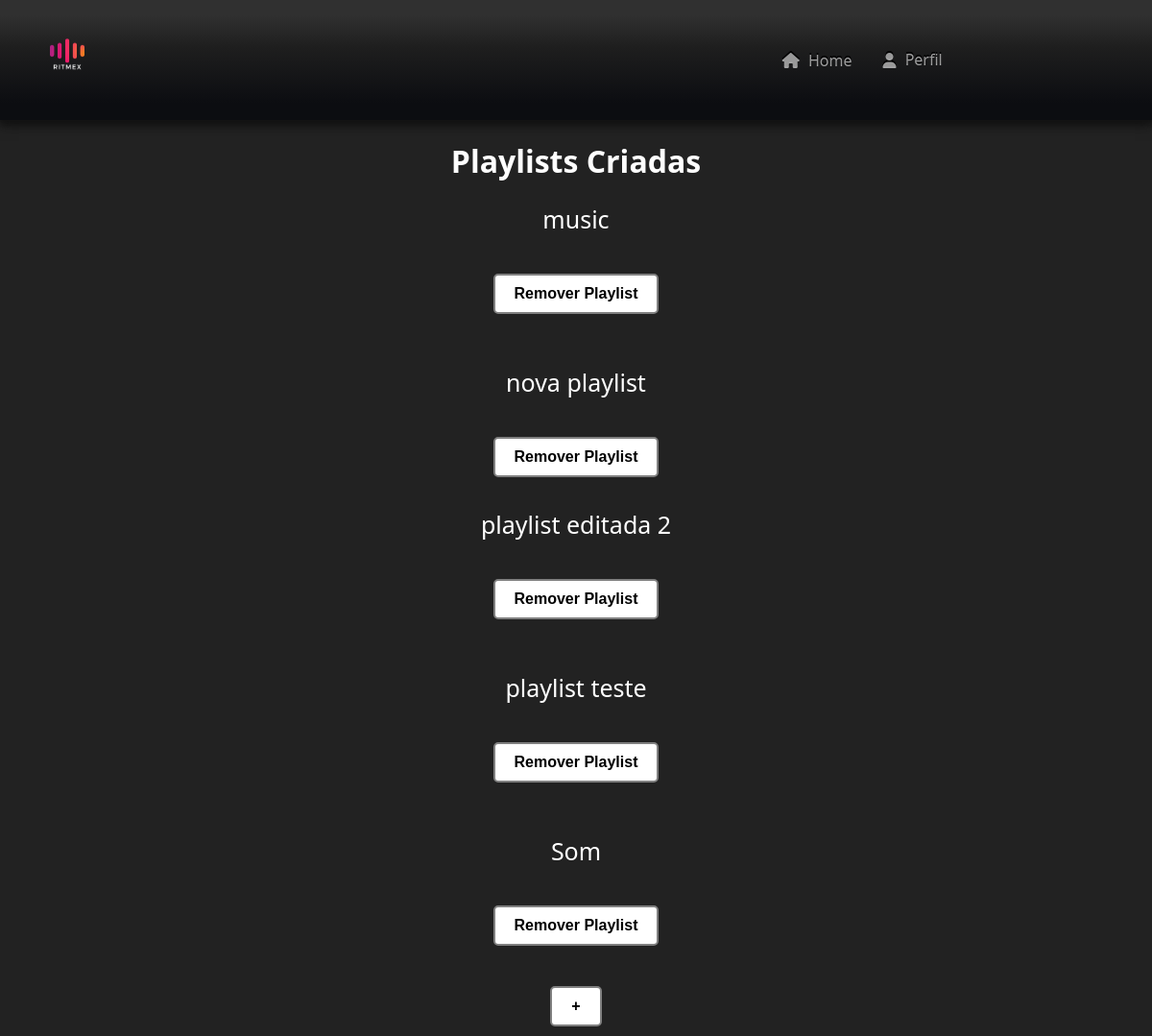
Page /Playlists/buscar_playlists.php (signed in) on the committed database.
### tables this page shows
CREATE TABLE IF NOT EXISTS `playlists` (
  `id_Playlist` int(11) NOT NULL AUTO_INCREMENT,
  `nome_playlist` varchar(70) NOT NULL,
  `descricao` varchar(70) NOT NULL,
  `id_Utilizador` int(11) NOT NULL,
  PRIMARY KEY (`id_Playlist`),
  KEY `id_Utilizador` (`id_Utilizador`),
  CONSTRAINT `playlists_ibfk_1` FOREIGN KEY (`id_Utilizador`) REFERENCES `utilizadores` (`id_Utilizador`)
);

### Playlists/buscar_playlists.php (the view, shortened to what this page needs)
<!DOCTYPE html>
<html lang="en">
<head>
    <link rel="stylesheet" href="../style.css">
</head>
<body>
<header>
        <span>
                <img src="../Imagens/logo.png" alt="Logo" width="100px" height="100px">
            </span>
            <nav class="menu" id="nav">
            <span class="nav-item active">
                <span class="icon">
                    <i class="fa-solid fa-house"></i>
                </span>
                <a href="../Login/index_utilizadores.php">Home</a>
            </span>
        <nav class="menu" id="nav">
            <span class="nav-item">
                <span class="icon">
                    <i class="fa-solid fa-user"></i>
                </span>
                <?php
                    if (isset($_SESSION['username'])) {
                        echo '<div class="dropdown">';
                        echo '<a href="#">Perfil</a>';
                        echo '</div>';
                    }
                ?>
            </span>
        </nav>
    </header>
    <center>
    <h1 style="color:white;">Playlists Criadas</h1>
</body>
</html>
<?php
$servername = "localhost";
$username = "root";
$password = "";
$dbname = "ritmex";
$conn = new mysqli($servername, $username, $password, $dbname);
$id_Utilizador = $_SESSION['user_id'];
$sql = "SELECT p.id_Playlist, p.nome_playlist, p.descricao, m.titulo
        FROM Playlists p
        LEFT JOIN DetalhesPlaylist dp ON p.id_Playlist = dp.id_Playlist
        LEFT JOIN Musica m ON dp.id_Musica = m.id_Musica
        WHERE p.id_Utilizador = $id_Utilizador";
$result = $conn->query($sql);
if ($result->num_rows > 0) {
    $playlistsExibidas = array();
    while ($row = $result->fetch_assoc()) {
        if (!in_array($row["id_Playlist"], $playlistsExibidas)) {
            $playlistsExibidas[] = $row["id_Playlist"];
            echo "<a style='text-decoration:none; color:white; font-size:25px;' href='../Playlists/playlist.php?id_playlist=" . $row["id_Playlist"] . "'>" . $row["nome_playlist"] . "</a><br>";
            ?>
            <form action="../Playlists/eliminar.php" method="post">
                <button style="margin-top: 40px;" class="botao"type="submit" name="remover_playlist">Remover Playlist</button>
            </form>
            <?php
        }
    }
} else {
    echo "Nenhuma playlist encontrada.";
}
?>
 <form action="../Playlists/criar.php" method="get">
        <button type="submit">+</button>
</body>
</html>

### style.css (style rules this page uses)
* { box-sizing: border-box; }
body { margin: 0; background-color: #222; font-family: system-ui, sans-serif; }
header { display: flex; justify-content: space-between; padding: 10px 20px; background-image: linear-gradient( rgb(48, 48, 48) 13%, rgb(30, 30, 30) 40%, #0c0d11 86% ); color: rgba(255, 255, 255, 0.6); text-shadow: 0 -2px 0 black; box-shadow: 1px 2px 4px rgb(20, 20, 20), 0 4px 12px rgb(10, 10, 10); }
.menu { margin-right: 90px; }
nav { display: flex; }
.dropdown { position: relative; display: inline-block; }
button { display: inline-block; padding: 10px 20px; font-size: 16px; font-weight: bold; text-align: center; text-decoration: none; cursor: pointer; margin-top: 10px; margin-bottom: 10px; border: 2px solid grey; border-radius: 5px; color: black; background-color: white; transition: background-color 0.3s, color 0.3s; }

### rows in the picture
playlists: nome_playlist "music"
playlists: nome_playlist "nova playlist"
playlists: nome_playlist "playlist editada 2"
playlists: nome_playlist "playlist teste"
playlists: nome_playlist "Som"
